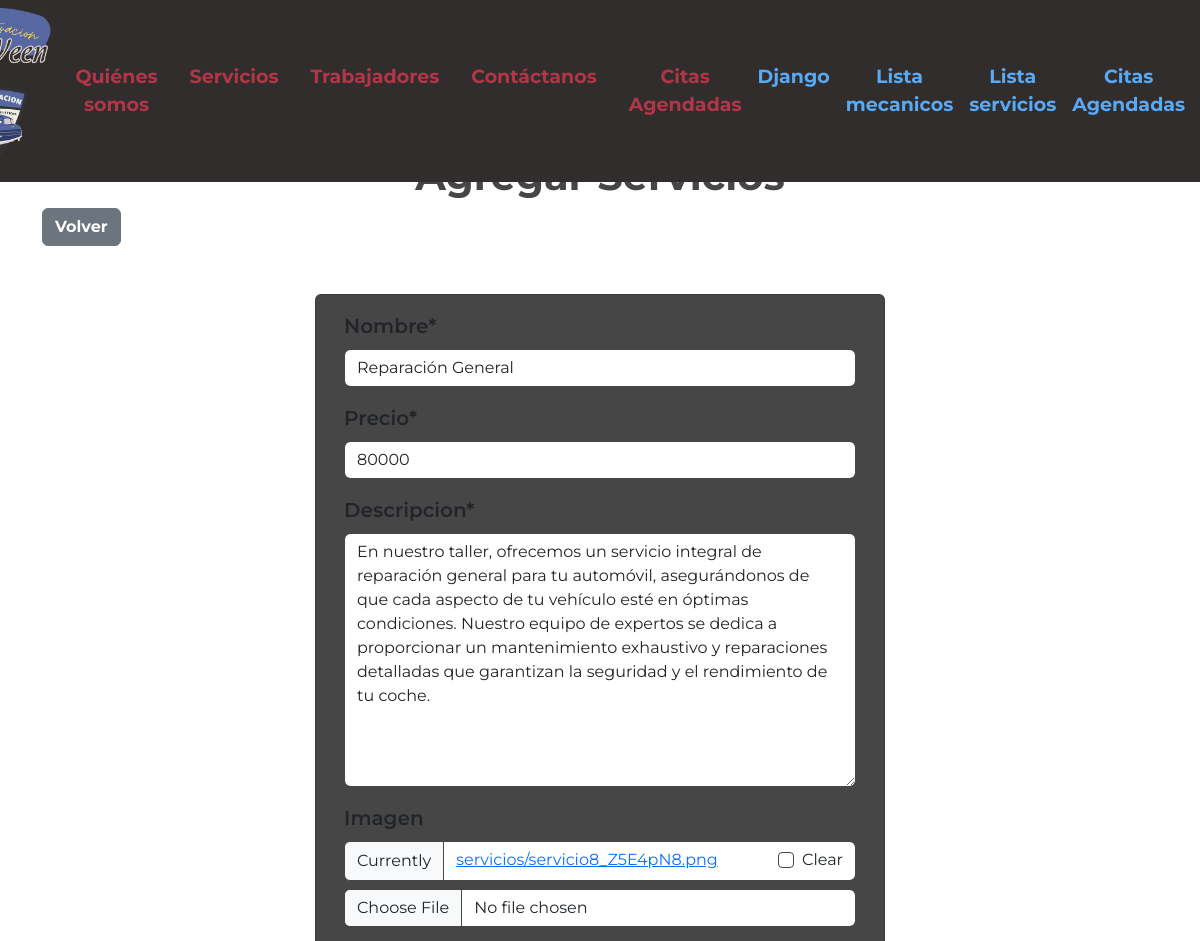
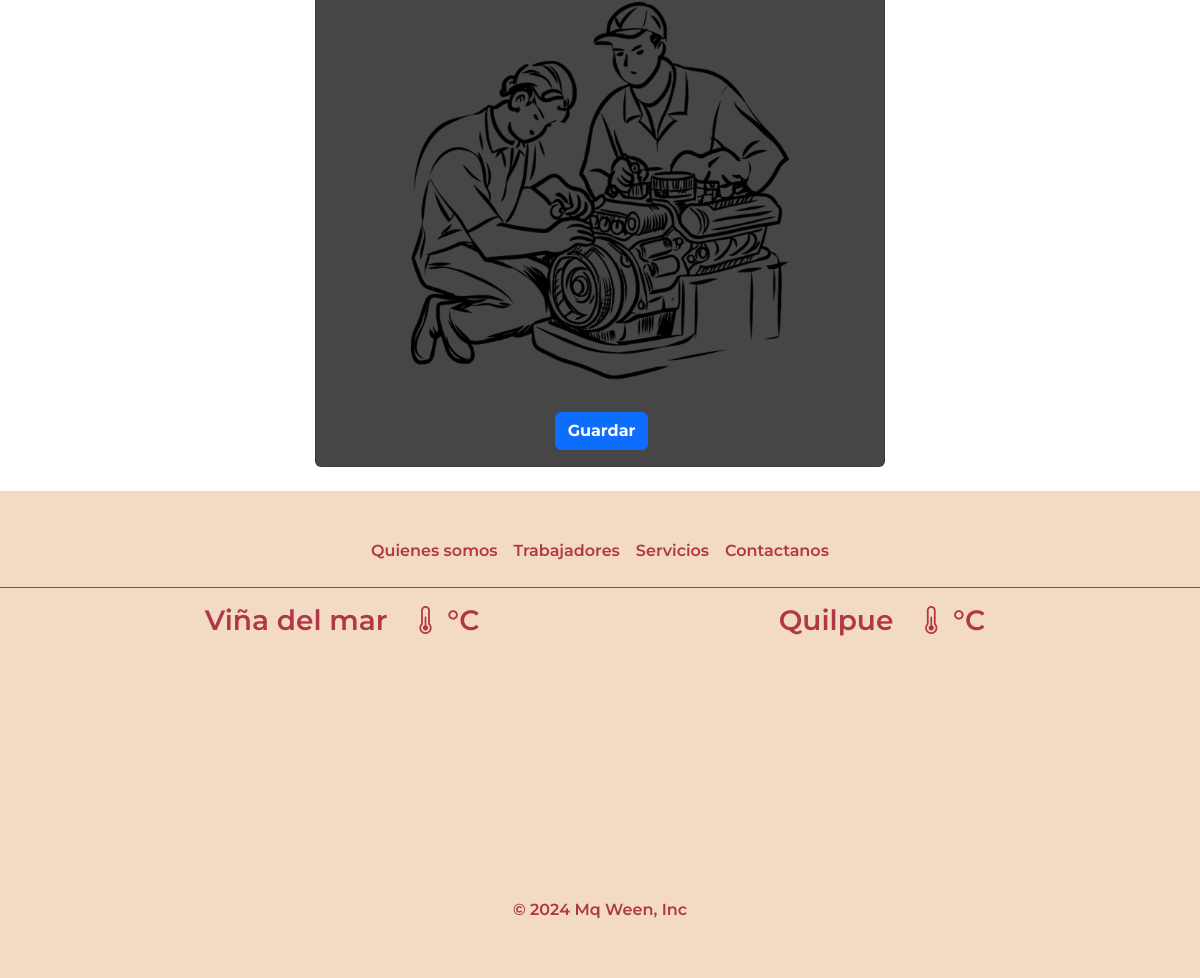
Page /servicio_add/1/ (signed in) on the committed database (2 pictures, top to bottom).
### base/models.py (models this page shows, shortened)
class Servicio(models.Model):
    id_servicio = models.AutoField(primary_key=True)
    nombre = models.CharField(max_length=50)
    precio = models.IntegerField(null=True,validators=[MaxValueValidator(9999999999)])
    descripcion = models.TextField()
    imagen = models.ImageField(upload_to='servicios', null=True, blank=True)

### base/views.py (the view)
# urls.py: path('servicio_add/', views.servicio_add, name='servicio_add_no_id'),
@login_required
def servicio_add(request,id_servicio=None):
    instance = get_object_or_404(Servicio, id_servicio=id_servicio) if id_servicio else None
    if request.method == 'POST':
        form = servicioForm(request.POST,request.FILES,instance=instance)
        if form.is_valid():
            form.save()
            if id_servicio:
                mensaje = 'Servicio actualizado correctamente'
            else:
                form = servicioForm()
                mensaje = 'Servicio agregado correctamente'
            context = {
                'mensaje':mensaje,
                'form': form,
                'soy_admin' :soy_admin(request.user)
            }
            return render(request, 'base/servicio_add.html', context)
        else:
            form = servicioForm(instance=instance)
            return render(request, 'base/servicio_add.html', {'form': form})
    else:
        form = servicioForm(instance=instance)
        return render(request, 'base/servicio_add.html', {'form': form})

### base/forms.py
class servicioForm(forms.ModelForm):
    nombre = forms.CharField(required=True,max_length=50)
    descripcion = forms.CharField(required=True,widget=forms.Textarea)
    precio = forms.IntegerField(required=True)
    imagen = forms.ImageField(required=False)
    class Meta:
        model = Servicio
        fields = ['nombre', 'precio','descripcion', 'imagen']

### base/templates/base/servicio_add.html (shortened to what this page needs)
{% extends '../base.html' %}
{% load static %}
{% load crispy_forms_tags %}
{% block content %}
    <section style="height: 100%; margin-top: 5rem; background-color: var(--blanco);">
        <div class="container mb-3 mt-5 pt-4 flex-column align-items-center justify-content-center">
            <div>
                <h1 class="mt-5 text-center fw-bold" style="color: var(--gris);">Agregar Servicios</h1>
            </div>
            <div>
                <a href="{% url 'servicio_list' %}" class="btn btn-secondary fw-bold">Volver</a>
            </div>
        </div>
        <div class="container mt-5">
            <div class="row justify-content-center">
                <div class="card col-md-6" style="background-color: var(--gris);">
                    <form method="POST" enctype="multipart/form-data" class="needs-validation" novalidate>
                        <div class="form-group texto-color fs-5 fw-semibold p-3">
                                {{form.nombre|as_crispy_field}}
                                {{form.precio|as_crispy_field}}
                                {{form.descripcion|as_crispy_field}}
                                {{form.imagen|as_crispy_field}}
                            {% if form.instance.imagen %}
                                <div  class="row justify-content-center mb-3">
                                    <img class="rounded w-75" id="imagenPreview" src="{{ form.instance.imagen.url }}" alt="Imagen del mecanico">
                                </div>
                            {% endif %}
                        </div>
                        <div class="d-grid gap-2 col-2 mx-auto">
                            <button type="submit" class="btn btn-primary fw-bold mb-3">Guardar</button>
                        </div>
                    </form>
                </div>
            </div>
        </div>
        <br>
    </section>
{% endblock %}

### base/static/css/base.css (style rules this page uses)
:root { --rojo: #b03648 !important; --gris: #474646 !important; --piel: #f3dbc3 !important; --amarillo: #dfdf96 !important; --purpura: #612CEE !important; --verde: #5FD315 !important; --celeste: #26CAC0 !important; --naranja: #FF7F50 !important; --azul: #59aaf5 !important; --rosa: #FF1493 !important; --blanco: #FFFFFF !important; --negro: #322D2D !important; --bs-border-color: var(--gris) !important; }
html { font-size: 100%; box-sizing: border-box; }
*, *:before, *:after { box-sizing: inherit; }
* { box-sizing: border-box; text-decoration: none; margin: 0; padding: 0; font-family: 'Montserrat',sans-serif; }
body { margin: 0; background-color: var(--piel); }

### rows in the picture
Servicio: nombre "Reparación General", precio "80000", descripcion "En nuestro taller, ofrecemos un servicio integral de reparación general para tu automóvil, asegurándonos de que cada aspecto de tu vehículo esté en óptimas condiciones. Nuestro equipo de expertos se dedica a proporcionar un mantenimiento exhaustivo y reparaciones detalladas que garantizan la seguridad y el rendimiento de tu coche.", instance.imagen (picture)
